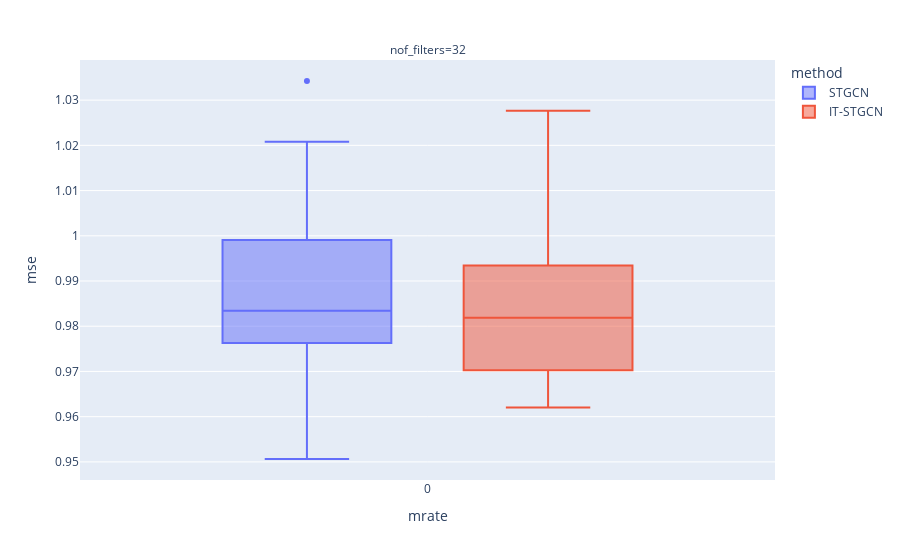

Source (notebook cell):
### Markdown cell above
## Baseline

### Code cell
data.query("method!='GNAR' and mrate ==0 ").plot.box(backend='plotly',x='mrate',color='method',y='mse',facet_col='nof_filters',height=600)

### Figure 1 — Plotly figure (JSON) as saved in the notebook; plotly's stock layout.template omitted (floating-point values rounded to 4 significant figures)
{"data": [{"alignmentgroup": "True", "hovertemplate": "method=STGCN<br>nof_filters=32<br>mrate=%{x}<br>mse=%{y}<extra></extra>", "legendgroup": "STGCN", "marker": {"color": "#636efa"}, "name": "STGCN", "notched": false, "offsetgroup": "STGCN", "orientation": "v", "showlegend": true, "type": "box", "x": [0, 0, 0, 0, 0, 0, 0, 0, 0, 0, 0, 0, 0, 0, 0, 0, 0, 0, 0, 0, 0, 0, 0, 0, 0, 0, 0, 0, 0, 0], "x0": " ", "xaxis": "x", "y": [0.9795, 0.9834, 1.021, 1.016, 0.9506, 0.9816, 1.034, 0.9883, 1.012, 0.9957, 0.9589, 0.9834, 0.9943, 0.9801, 0.9655, 0.9857, 0.9763, 0.9991, 0.9944, 0.9778, 0.971, 0.9993, 1.003, 0.981, 0.9895, 0.9801, 0.9727, 0.9736, 1.018, 0.9742], "y0": " ", "yaxis": "y"}, {"alignmentgroup": "True", "hovertemplate": "method=IT-STGCN<br>nof_filters=32<br>mrate=%{x}<br>mse=%{y}<extra></extra>", "legendgroup": "IT-STGCN", "marker": {"color": "#EF553B"}, "name": "IT-STGCN", "notched": false, "offsetgroup": "IT-STGCN", "orientation": "v", "showlegend": true, "type": "box", "x": [0, 0, 0, 0, 0, 0, 0, 0, 0, 0, 0, 0, 0, 0, 0, 0, 0, 0, 0, 0, 0, 0, 0, 0, 0, 0, 0, 0, 0, 0], "x0": " ", "xaxis": "x", "y": [0.9896, 0.986, 0.9975, 0.984, 0.9672, 0.9791, 0.9789, 0.9703, 0.9639, 1.016, 0.9621, 0.9682, 1.015, 0.9734, 0.964, 0.9789, 0.9789, 0.9942, 0.9859, 0.9643, 0.984, 0.9691, 0.9797, 0.9863, 0.9737, 1.028, 0.9934, 0.9865, 0.9984, 0.9978], "y0": " ", "yaxis": "y"}], "layout": {"annotations": [{"font": {}, "showarrow": false, "text": "nof_filters=32", "x": 0.5, "xanchor": "center", "xref": "paper", "y": 1, "yanchor": "bottom", "yref": "paper"}], "autosize": true, "boxmode": "group", "legend": {"title": {"text": "method"}, "tracegroupgap": 0}, "margin": {"t": 60}, "xaxis": {"anchor": "y", "autorange": true, "domain": [0, 1], "range": [-0.5018, 0.5018], "title": {"text": "mrate"}, "type": "linear"}, "yaxis": {"anchor": "x", "autorange": true, "domain": [0, 1], "range": [0.946, 1.039], "title": {"text": "mse"}, "type": "linear"}}}
